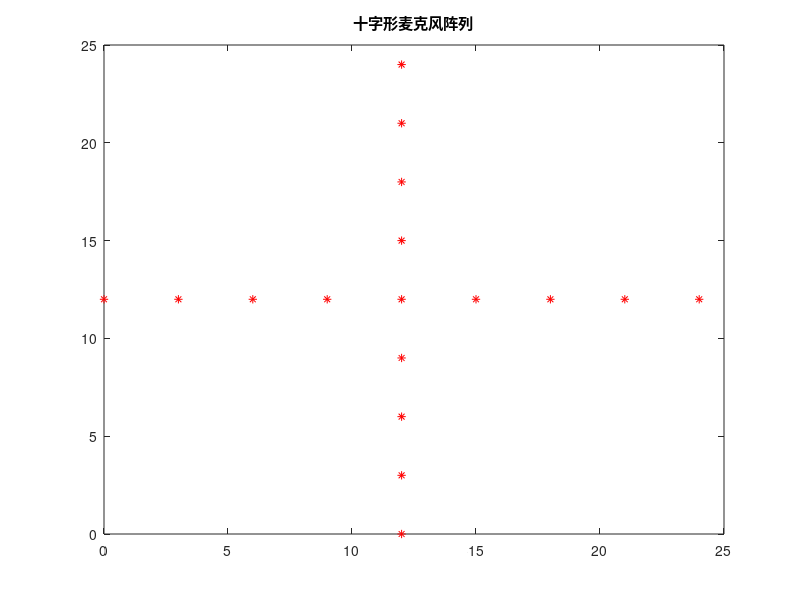
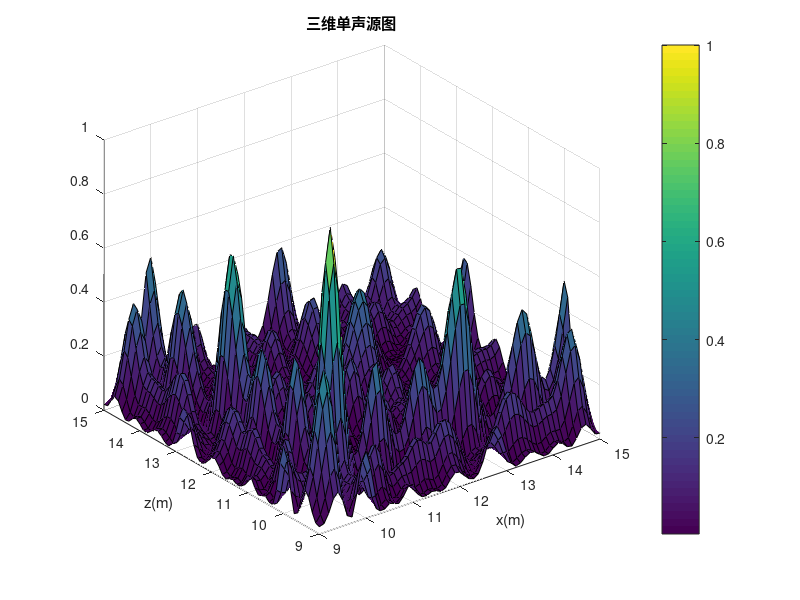
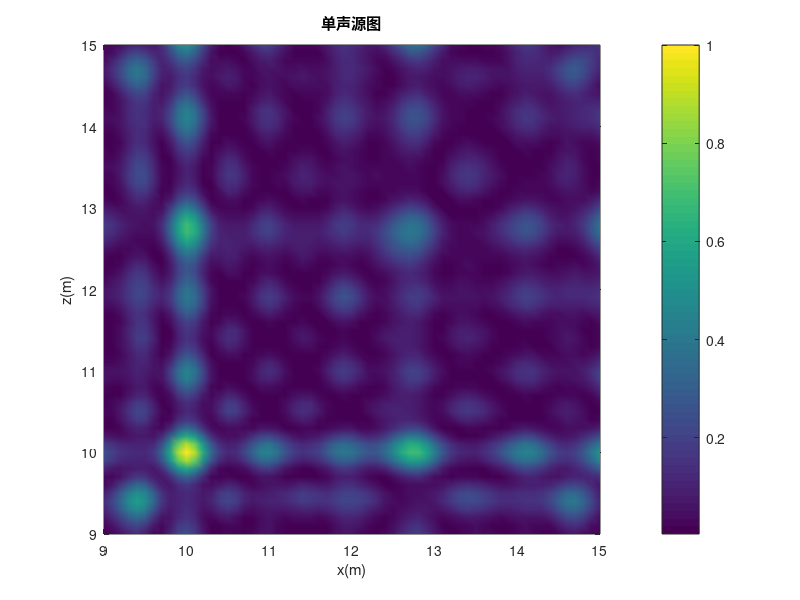

Reproduce these figures in MATLAB, in order.

clc
clear all
close all

%% ------------------------------初始化常量-------------------------------%
c = 334;   % 声速c
fs = 16000;   % 抽样频率fs
T = 4;   % ??
t = 0:1/fs:T;  % 时间 [0, 0.1]
L = length(t); % 时间长度:101
f = 500;   % 感兴趣的频率
w = 2*pi*f;  % 角频率
k = w/c;   % 波数 k

%% ------------------------------各阵元坐标-------------------------------%
M = 17;   % 阵元个数
% Nmid = 12;      % 参考点
% d = 3;         % 阵元间距
% m = (0:1:M-1) 
yi = zeros(M,1); % 生成一个M*1维的零矩阵
zi = [ 0; 3; 6; 9;12;15;18;21;24;12;12;12;12;12;12;12;12];
xi = [12;12;12;12;12;12;12;12;12; 0; 3; 6; 9;15;18;21;24];
%xi = xi.'      % 列向量 m*d 阵元数*阵元间距


figure(1)
plot(xi,zi,'r*');
title('十字形麦克风阵列')


%% ---------------------------- 声源位置------------------------------------%
x1 = 10;
y1 = 10;
z1 = 10; %声源位置 （12,10,12） x,z为水平面
 
x2 = 12;  % array center
y2 = 0;
z2 = 12;
 
Ric1 = sqrt((x1-xi).^2+(y1-yi).^2+(z1-zi).^2); % 声源到各阵元的距离
Ric2 = sqrt((x1-x2).^2+(y1-y2).^2+(z1-z2).^2); %sound to array center:10
Rn1 = Ric1 - Ric2; %声源至各阵元与参考阵元的声程差矢量

s1 = cos(2*w*t); % 参考阵元接收到的矢量
Am = 10^(-1); % 振幅
n1 = Am * (randn(M, L) + j*randn(M, L)); % 各阵元高斯白噪声
p1 = zeros(M,L);


%% ----------------------------各阵元的延迟求和----------------------------------%
% 整个程序最关键的部分，延迟求和，同时得到各阵元接收的声压信号矩阵,以及协方差矩阵
for k1 = 1:M
    p1(k1,:) = Ric2/Ric1(k1) * s1.*exp(-j*w*Rn1(k1)/c);
    % 接收到的信号
end
p1 = real(p1);
n1 = real(n1);
p = p1+n1;  % 各阵元接收的声压信号矩阵
R = p*p'/L; % 接收数据的自协方差矩阵  A.'是一般转置，A'是共轭转置


%% ----------------------------------扫描范围----------------------------------%
% 我们设置步长为0.1，扫描范围是20x20的平面，双重for循环得到M*1矢量矩阵，最后得到交叉谱矩阵（cross spectrum matrix）
% 由DSP理论，这个就是声音的功率。
step_x = 0.1;  % 步长设置为0.1
step_z = 0.1;
y = y1;
x = (9:step_x:15);  % 扫描范围 9-15
z = (9:step_z:15); 

for k1=1:length(z)
    for k2=1:length(x)
        Ri = sqrt((x(k2)-xi).^2+(y-yi).^2+(z(k1)-zi).^2);  % 该扫描点到各阵元的聚焦距离矢量
        Ri2 = sqrt((x(k2)-x2).^2+(y-y2).^2+(z(k1)-z2).^2);  % 10.8628
        Rn = Ri-Ri2;   % 扫描点到各阵元与参考阵元的程差矢量
        b = exp(-j*w*Rn/c); % 声压聚焦方向矢量
        Pcbf(k1,k2) = abs(b'*R*b); % CSM,最关键,(1,18)*(18,18)*(18,1)
    end
end


%% -------------------------------------归一化-------------------------------------%
for k1 = 1:length(z)
    pp(k1) = max(Pcbf(k1,:)); % Pcbf 的第k1行的最大元素的值
end

Pcbf = Pcbf/max(pp);  % 所有元素除以其最大值 归一化幅度, (61,61)


%% -------------------------------------作图展示------------------------------------%
figure(2)
surf(x,z,Pcbf);
xlabel('x(m)'),ylabel('z(m)')
title('三维单声源图')
colorbar
 
figure(3)
pcolor(x,z,Pcbf);
shading interp;
xlabel('x(m)');
ylabel('z(m)');
title('单声源图')
colorbar